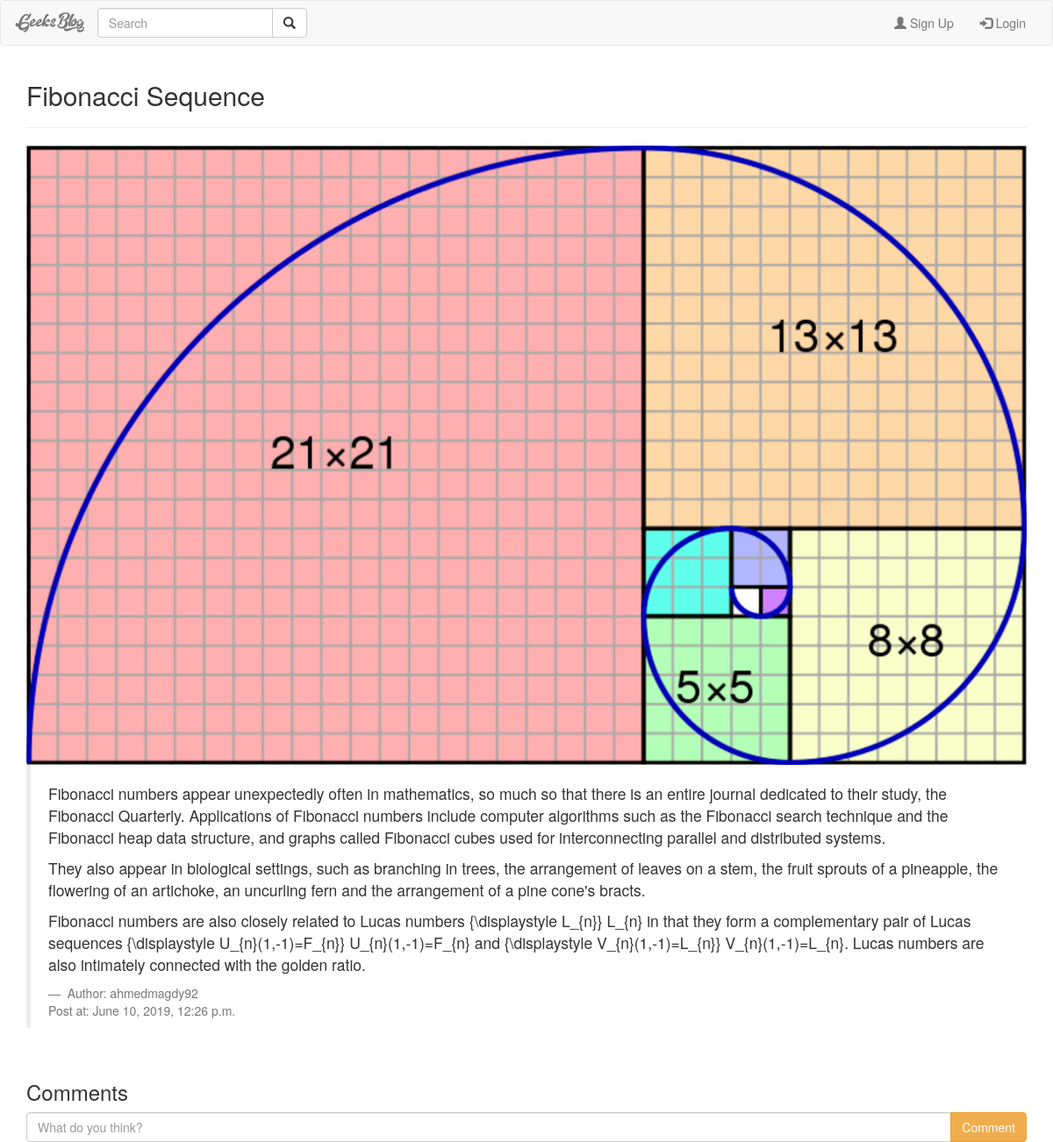
The app's page /posts/fibonacci-sequence-fm2a0rxf with its own data.
### posts/models.py (models this page shows, shortened)
class Posts(models.Model):
	title = models.CharField(max_length=500)
	image = models.ImageField(null=True,
							blank=True,
							width_field="width_field",
							height_field="height_field",
							upload_to=path_and_rename)
	width_field = models.IntegerField(default=0)
	height_field= models.IntegerField(default=0)
	paragraph = models.TextField(null=True,blank=True)
	slug = models.SlugField(unique=True,null=True)
	user = models.ForeignKey(User,default=1, on_delete=models.CASCADE)
	date = models.DateTimeField(auto_now_add=True)

### posts/views.py (the view)
class PostDetails(generic.DetailView):
	model=Posts
	context_object_name = "post"
	template_name="detail.html"
	def get_context_data(self, **kwargs):
		context = super(PostDetails, self).get_context_data(**kwargs)
		context['comments']=Comments.manager.instance_filter(self.get_object())
		return context

### comments/models.py (called while the page is built)
	def instance_filter(self,instance):
		content_type = ContentType.objects.get_for_model(instance.__class__)
		obj_id = instance.pk
		"""
		filtering to get comments that has the same content
		and object id
		"""
		qs = super(CommentsManager,self).filter(
			content_type = content_type,
			object_id = obj_id)
		return qs

### posts/templates/detail.html (shortened to what this page needs)
{% extends "base.html" %}
{% block content %}
	<div class="container">
		<h2>{{ post.title }}</h2>
		<hr>
		{% if post.image %}
			<img class="img-responsive" src="{{ post.image.url }}">
		{% endif %}
		<blockquote class="blockquote">
	  		<p class="mb-0">
	  			{{ post.paragraph|safe|linebreaks}}
	  		</p>
	  		<footer class="text-muted blockquote-footer">
	  			Author: {{post.user}}
	  			<br>
	  			Post at: {{post.date}}
	  		</footer>
		</blockquote>
		<br>
		<div>
			<h3>Comments</h3>
		</div>
		<form id="createcomment" action="{% url 'posts:CreateComment' post.slug %}" method="post">
			<div class="input-group">
				<input name="paragraph" type="text" class="form-control" placeholder="What do you think?">
				<span class="input-group-btn">
				<button class="btn btn-warning" type="submit">Comment</button>
				</span>
			</div>
		</form>
	</div>
{% endblock %}

### posts/templates/base.html (shortened to what this page needs)
<!DOCTYPE html>
<html>
<head>
	{% load static %}
	<link rel="stylesheet" type="text/css" href="{% static 'css/bootstrap.min.css' %}">
</head>
<body>
	<nav class="navbar navbar-default">
		<div class="container-fluid">
			<div class="navbar-header navbar-left">
				<a href="{% url 'posts:index' %}" class="navbar-brand">
					GeeksBlog
				</a>
			</div>
			<div class="collapse navbar-collapse" id="bs-toggle">
				{% if not request.user.is_authenticated %}
				<ul class="nav navbar-nav navbar-right" style="visibility: visible;">
					<li><a href="{% url 'posts:register' %}"><span class="glyphicon glyphicon-user"></span> Sign Up</a></li>
					<li><a href="{% url 'posts:login' %}"><span class="glyphicon glyphicon-log-in"></span> Login</a></li>
				</ul>
				{% endif %}
				<form action="{% url 'posts:index' %}" class="navbar-form">
					<div class="input-group">
						<input style="width:200px;" name="q" type="text" class="form-control" placeholder="Search">
						<span class="input-group-btn">
							<button type="submit" class="btn btn-default">
								<span class="glyphicon glyphicon-search"></span>
							</button>
						</span>
					</div>
				</form>
			</div>
		</div>
	</nav>
	{% block content %}
	{% endblock %}
</body>
</html>

### records on screen
Posts: title "Fibonacci Sequence", image (picture), paragraph "Fibonacci numbers appear unexpectedly often in mathematics, so much so that there is an entire journal dedicated to their study, the Fibonacci Quarterly. Applications of Fibonacci numbers include computer algorithms such as the Fibonacci search technique and the Fibonacci heap data structure, and graphs called Fibonacci cubes used for interconnecting parallel and distributed systems. They also appear in biological settings, such as branching in trees, the arrangement of leaves on a stem, the fruit sprouts of a pineapple, the flowering of an artichoke, an uncurling fern and the arrangement of a pine cone's bracts. Fibonacci numbers are also closely related to Lucas numbers {\\displaystyle…", user "ahmedmagdy92", date "June 10, 2019, 12:26 p.m."
